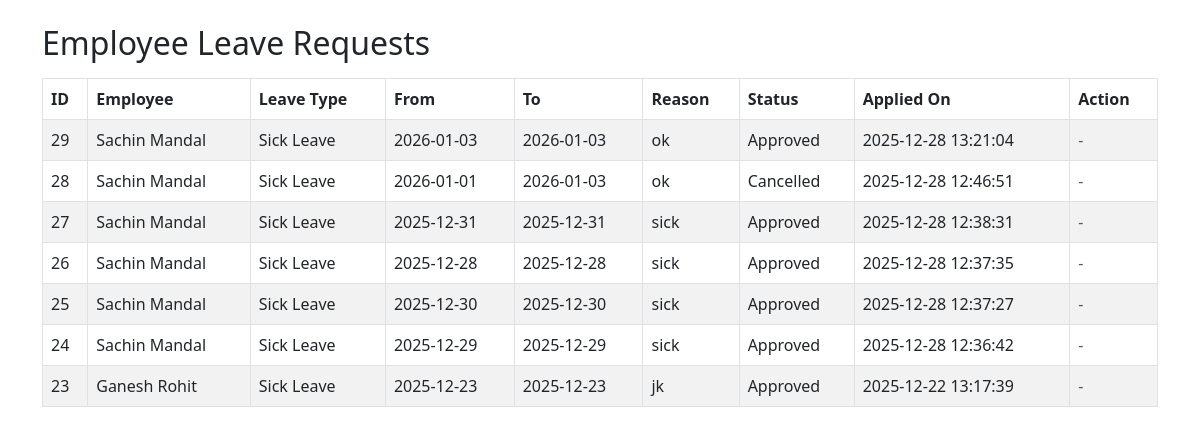
Screenshot of /admin/hr/leaves_tab.php with the database file from the repository.
### tables this page shows
CREATE TABLE IF NOT EXISTS `leave_applications` (
  `id` int NOT NULL AUTO_INCREMENT,
  `employee_id` int NOT NULL,
  `leave_type_id` int NOT NULL,
  `from_date` date NOT NULL,
  `to_date` date NOT NULL,
  `reason` text NOT NULL,
  `status` varchar(20) NOT NULL DEFAULT 'pending',
  `created_at` timestamp NOT NULL DEFAULT CURRENT_TIMESTAMP,
  PRIMARY KEY (`id`)
);

CREATE TABLE IF NOT EXISTS `employees` (
  `id` int NOT NULL AUTO_INCREMENT,
  `emp_code` varchar(20) NOT NULL,
  `name` varchar(100) NOT NULL,
  `mobile` varchar(20) DEFAULT NULL,
  `email` varchar(100) DEFAULT NULL,
  `dob` date DEFAULT NULL,
  `department_id` int DEFAULT NULL,
  `designation_id` int DEFAULT NULL,
  `shift_id` int DEFAULT NULL,
  `default_working_from` varchar(50) DEFAULT '',
  `weekoff_days` varchar(100) DEFAULT NULL,
  `joining_date` date DEFAULT NULL,
  `updated_at` timestamp NULL DEFAULT NULL,
  `device_id` varchar(100) DEFAULT NULL,
  `status` tinyint(1) DEFAULT '1',
  `created_at` timestamp NOT NULL DEFAULT CURRENT_TIMESTAMP,
  PRIMARY KEY (`id`),
  KEY `department_id` (`department_id`),
  KEY `designation_id` (`designation_id`)
);

CREATE TABLE IF NOT EXISTS `leave_types` (
  `id` int NOT NULL AUTO_INCREMENT,
  `code` varchar(50) NOT NULL,
  `name` varchar(100) NOT NULL,
  `yearly_quota` int NOT NULL DEFAULT '0',
  `monthly_limit` int DEFAULT NULL,
  `color_hex` varchar(20) DEFAULT '#111827',
  `unused_action` varchar(20) NOT NULL DEFAULT 'lapse',
  `applicability` varchar(255) DEFAULT NULL,
  `is_active` tinyint(1) NOT NULL DEFAULT '1',
  `created_at` timestamp NOT NULL DEFAULT CURRENT_TIMESTAMP,
  `updated_at` timestamp NULL DEFAULT NULL,
  PRIMARY KEY (`id`),
  UNIQUE KEY `code` (`code`)
);

### admin/hr/leaves_tab.php (the view, shortened to what this page needs)
<?php
include '../config/db.php';
$sql = "SELECT la.id, la.employee_id, e.name AS employee_name, lt.name AS leave_type, la.from_date, la.to_date, la.reason, la.status, la.created_at
    FROM leave_applications la
    JOIN employees e ON la.employee_id = e.id
    JOIN leave_types lt ON la.leave_type_id = lt.id
    ORDER BY la.created_at DESC";
$result = $con->query($sql);
?>
<!DOCTYPE html>
<html>
<head>
    <link rel="stylesheet" href="https://cdn.jsdelivr.net/npm/bootstrap@5.3.0/dist/css/bootstrap.min.css">
</head>
<body>
<div class="container mt-4">
    <h2>Employee Leave Requests</h2>
    <table class="table table-bordered table-striped mt-3">
        <thead>
            <tr>
                <th>ID</th>
                <th>Employee</th>
                <th>Leave Type</th>
                <th>From</th>
                <th>To</th>
                <th>Reason</th>
                <th>Status</th>
                <th>Applied On</th>
                <th>Action</th>
            </tr>
        </thead>
        <tbody>
        <?php while($row = $result->fetch_assoc()): ?>
            <tr>
                <td><?= $row['id'] ?></td>
                <td><?= htmlspecialchars($row['employee_name']) ?></td>
                <td><?= htmlspecialchars($row['leave_type']) ?></td>
                <td><?= htmlspecialchars($row['from_date']) ?></td>
                <td><?= htmlspecialchars($row['to_date']) ?></td>
                <td><?= htmlspecialchars($row['reason']) ?></td>
                <td><?= htmlspecialchars(ucfirst($row['status'])) ?></td>
                <td><?= htmlspecialchars($row['created_at']) ?></td>
                <td>
                <?php if($row['status'] == 'pending'): ?>
                    <form method="post" action="process_leave.php" style="display:inline-block">
                        <input type="hidden" name="leave_id" value="<?= $row['id'] ?>">
                        <button type="submit" name="action" value="approve" class="btn btn-success btn-sm">Approve</button>
                    </form>
                    <form method="post" action="process_leave.php" style="display:inline-block">
                        <input type="hidden" name="leave_id" value="<?= $row['id'] ?>">
                        <button type="submit" name="action" value="reject" class="btn btn-danger btn-sm">Reject</button>
                    </form>
                <?php else: ?>
                    <span class="text-muted">-</span>
                <?php endif; ?>
                </td>
            </tr>
        <?php endwhile; ?>
        </tbody>
    </table>
</div>
</body>
</html>

### rows the page displays
leave_applications: id "29", employee.name "Sachin Mandal", leave_type.name "Sick Leave", from_date "2026-01-03", to_date "2026-01-03", reason "ok", status "Approved", created_at "2025-12-28 13:21:04"
leave_applications: id "28", employee.name "Sachin Mandal", leave_type.name "Sick Leave", from_date "2026-01-01", to_date "2026-01-03", reason "ok", status "Cancelled", created_at "2025-12-28 12:46:51"
leave_applications: id "27", employee.name "Sachin Mandal", leave_type.name "Sick Leave", from_date "2025-12-31", to_date "2025-12-31", reason "sick", status "Approved", created_at "2025-12-28 12:38:31"
leave_applications: id "26", employee.name "Sachin Mandal", leave_type.name "Sick Leave", from_date "2025-12-28", to_date "2025-12-28", reason "sick", status "Approved", created_at "2025-12-28 12:37:35"
leave_applications: id "25", employee.name "Sachin Mandal", leave_type.name "Sick Leave", from_date "2025-12-30", to_date "2025-12-30", reason "sick", status "Approved", created_at "2025-12-28 12:37:27"
leave_applications: id "24", employee.name "Sachin Mandal", leave_type.name "Sick Leave", from_date "2025-12-29", to_date "2025-12-29", reason "sick", status "Approved", created_at "2025-12-28 12:36:42"
leave_applications: id "23", employee.name "Ganesh Rohit", leave_type.name "Sick Leave", from_date "2025-12-23", to_date "2025-12-23", reason "jk", status "Approved", created_at "2025-12-22 13:17:39"
